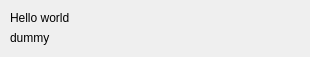
<?xml version="1.0" encoding="UTF-8"?>
<ui version="4.0">
 <class>Dialog</class>
 <widget class="QDialog" name="Dialog">
  <property name="geometry">
   <rect>
    <x>0</x>
    <y>0</y>
    <width>310</width>
    <height>57</height>
   </rect>
  </property>
  <property name="windowTitle">
   <string>Dialog</string>
  </property>
  <widget class="QLabel" name="label">
   <property name="geometry">
    <rect>
     <x>10</x>
     <y>10</y>
     <width>291</width>
     <height>16</height>
    </rect>
   </property>
   <property name="text">
    <string>Hello world</string>
   </property>
  </widget>
  <widget class="QLabel" name="label2">
   <property name="geometry">
    <rect>
     <x>10</x>
     <y>30</y>
     <width>291</width>
     <height>16</height>
    </rect>
   </property>
   <property name="text">
    <string notr="true">dummy</string>
   </property>
  </widget>
 </widget>
 <layoutdefault spacing="6" margin="11"/>
 <resources/>
 <connections/>
</ui>
